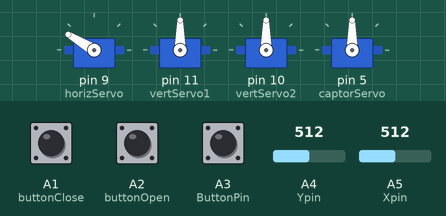
Bench run of a program on a simulated Arduino Nano, built with avr-gcc and run on an emulated ATmega328P. Shown: 4 × servo. Inputs (shaded band) come from the test bench; at power-on: A4 (Ypin) = 512, A5 (Xpin) = 512, A2 (buttonOpen) LOW, A1 (buttonClose) LOW, A3 (ButtonPin) HIGH.

Above: at 1.2 s.
1.3 s: A4 (Ypin) set to 509
At 1.68 s:
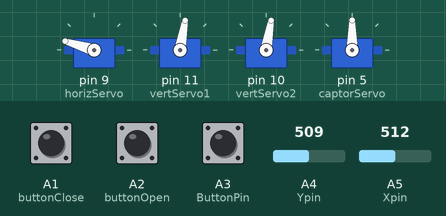
4.3 s: A5 (Xpin) set to 490
6.0 s: A5 (Xpin) set to 482
At 7.0 s:
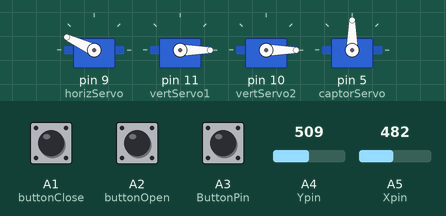
9.0 s: A4 (Ypin) set to 900
At 9.44 s:
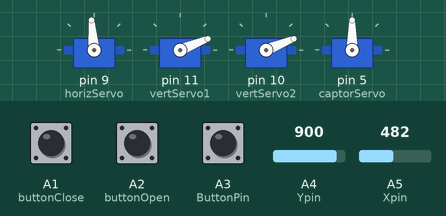
12.0 s: A2 (buttonOpen) pulled HIGH for 0.15 s
At 13.8 s:
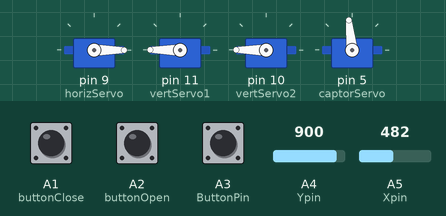
15.0 s: A5 (Xpin) set to 511
At 15.5 s:
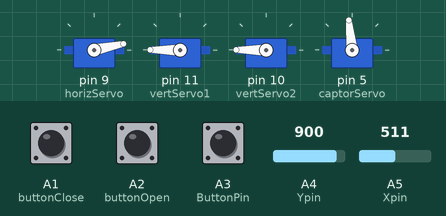
Timing chart, 0 to 20.6 s (numbered marks = the images above; inputs shaded):
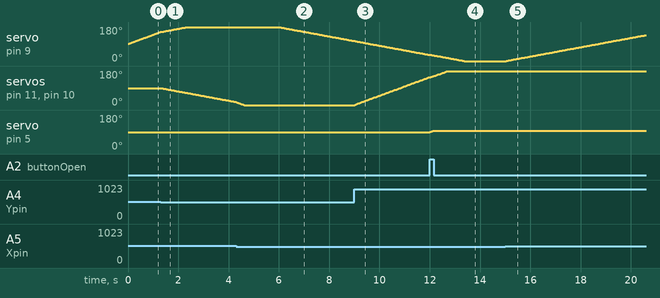

The program:

main.cpp
```cpp
#include <Arduino.h>
#include <Servo.h>
#include "joystick.h"

//defines
#define Xpin A5
#define Ypin A4
#define ButtonPin A3
#define buttonOpen A2
#define buttonClose A1

//functions
void yAxisPos();
void yAxisNeg();

//variables
int angleX = 90;
int angleY = 90;
int angleY1 = 90;
int captorAngle = 90;
int count = 0;

//classes
Joystick joy(Xpin, Ypin);
Servo horizServo;
Servo vertServo1;
Servo vertServo2;
Servo captorServo;

void setup()
{
  Serial.begin(9600);
  joy.begin();

  pinMode(ButtonPin, INPUT);
  pinMode(buttonClose, INPUT);
  pinMode(buttonOpen, INPUT);

  horizServo.attach(9);
  vertServo1.attach(11);
  vertServo2.attach(10);
  captorServo.attach(5);
}

void loop()
{

  //horizontal servo
  if (joy.getValueX() > 503)
  {
    angleX += joy.positiveDirectonX();
    horizServo.write(angleX);

    if (angleX > 180)
    {
      angleX = 180;
    }

    delay(20);
  }
  else if (joy.getValueX() < 483)
  {
    angleX -= joy.negativeDirectonX();
    horizServo.write(angleX);

    if (angleX < 0)
    {
      angleX = 0;
    }
    delay(20);
  }
  // joystick button
  if (digitalRead(ButtonPin) == LOW)
  {
    delay(300);
    count++;
  }

  // vertical servos
  if (joy.getValueY() > 530)
  {

    yAxisPos();

    if (count > 2)
    {
      count = 0;
    }

    if (angleY > 180)
    {
      angleY = 180;
    }

    delay(20);
  }
  else if (joy.getValueY() < 510)
  {

    yAxisNeg();

    if (count > 2)
    {
      count = 0;
    }

    if (angleY < 0)
    {
      angleY = 0;
    }

    delay(20);
  }

  if (digitalRead(buttonOpen) == HIGH)
  {
    captorAngle += 2;
    captorServo.write(captorAngle);
    if (captorAngle > 180)
    {
      captorAngle = 180;
    }
    delay(20);
  }
  else if (digitalRead(buttonClose) == HIGH)
  {
    captorAngle -= 2;
    captorServo.write(captorAngle);
    if (captorAngle < 90)
    {
      captorAngle = 90;
    }
   delay(20);
  }
  else if (digitalRead(buttonClose) && digitalRead(buttonOpen) == HIGH)
  {
    delay(20);
  }
}

// functions
void yAxisPos()
{
  switch (count)
  {
  case 0:
    angleY = vertServo1.read();
    angleY1 = vertServo2.read();

    angleY += joy.positiveDirectonY();
    angleY1 += joy.positiveDirectonY();

    vertServo1.write(angleY);
    vertServo2.write(angleY1);
    break;
  case 1:
    angleY = vertServo1.read();
    angleY += joy.positiveDirectonY();
    vertServo1.write(angleY);
    break;
  case 2:
    angleY1 = vertServo2.read();
    angleY1 += joy.positiveDirectonY();
    vertServo2.write(angleY1);
    break;
  }
}

void yAxisNeg()
{
  switch (count)
  {
  case 0:
    angleY = vertServo1.read();
    angleY1 = vertServo2.read();

    angleY -= joy.negativeDirectonY();
    angleY1 -= joy.negativeDirectonY();

    vertServo1.write(angleY);
    vertServo2.write(angleY1);
    break;
  case 1:
    angleY = vertServo1.read();
    angleY -= joy.negativeDirectonY();
    vertServo1.write(angleY);
    break;
  case 2:
    angleY1 = vertServo2.read();
    angleY1 -= joy.negativeDirectonY();
    vertServo2.write(angleY1);
    break;
  }
}
```

Measured:
- the behaviour switches between 510 and 509 on A4 (Ypin) (found by bisection; images 0 and 1)
- the behaviour switches between 483 and 482 on A5 (Xpin) (found by bisection; images 1 and 2)
- after the input at 1.3 s, servo on pin 11 (vertServo1), servo on pin 10 (vertServo2): moves from 90° to 16° over 3.0 s, starting at once
- after the input at 6.0 s, servo on pin 9 (horizServo): moves from 180° to 106° over 3.0 s, starting at once
- after the input at 9.0 s, servo on pin 11 (vertServo1), servo on pin 10 (vertServo2): moves from 0° to 148° over 3.0 s, starting at once
- after the input at 12.0 s, servo on pin 5 (captorServo): 90° → 92° at once, → 94° 0.06 s later, → 96° 0.06 s later
- after the input at 15.0 s, servo on pin 9 (horizServo): moves from 0° to 137° over 5.5 s, starting at once
